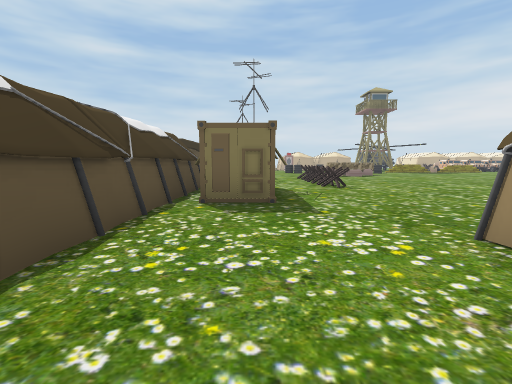
View 1 (above)

21 first-person views from a walk through a Unity game level. The camera is 1.3 m above the floor, tilts 6° down and sees 85° across. The floor is counted in squares, 2 m on a side. Each view is taken from the middle of a square. On the plan, view 1 faces up. The plan holds only what a view shows up to about 9 squares ahead; the rest is blank. The place goes on beyond the plan. The player is left out. Some animated figures are left out.

View 2
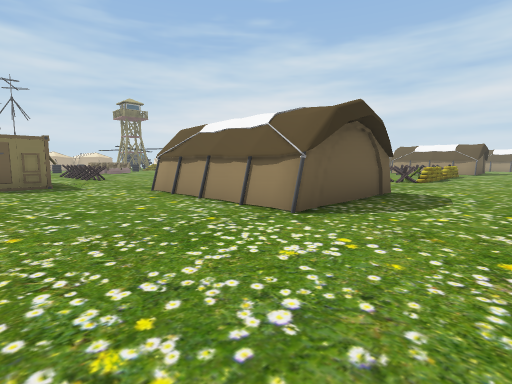

View 3
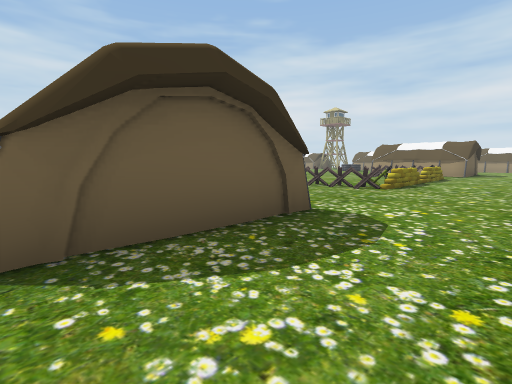

View 4
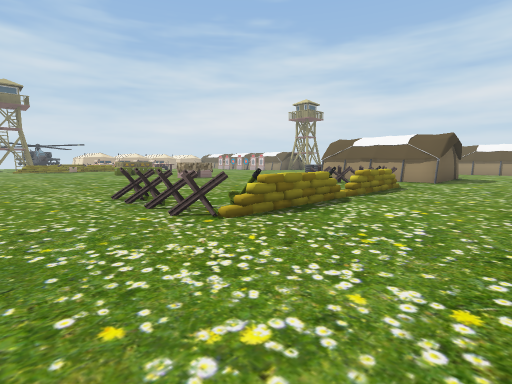

View 5
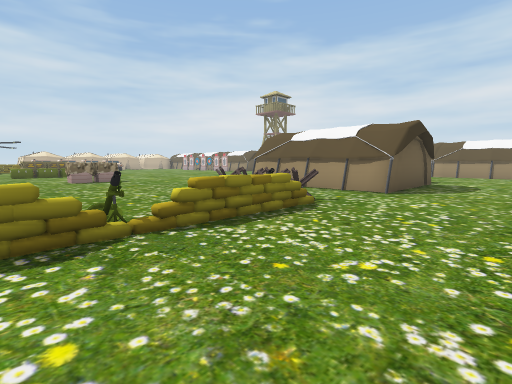

View 6
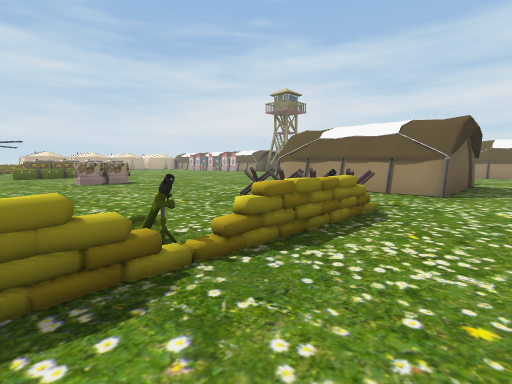

View 7
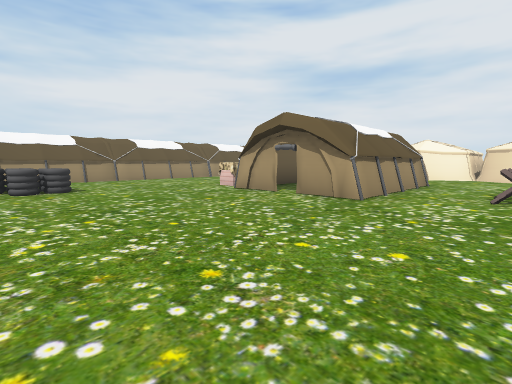

View 8
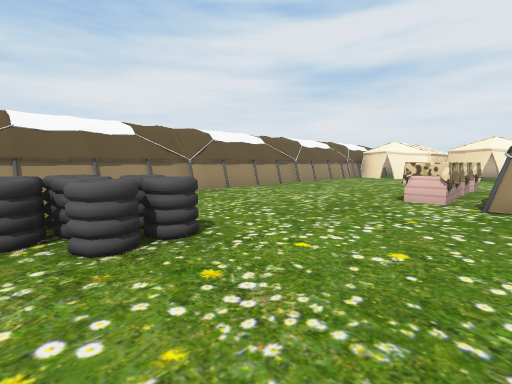

View 9
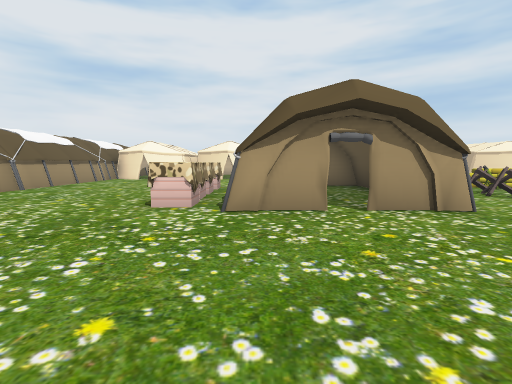

View 10
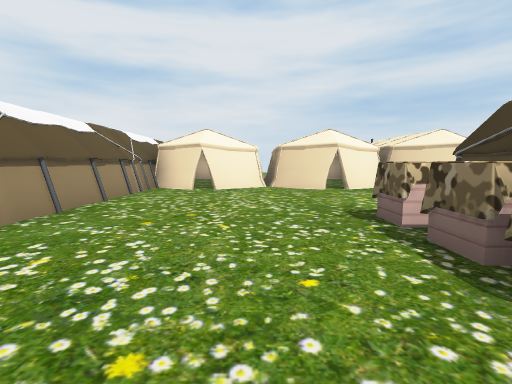

View 11
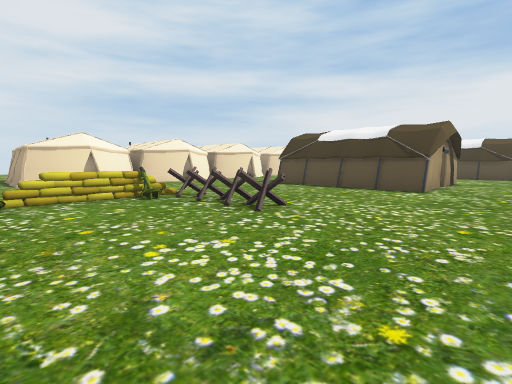

View 12
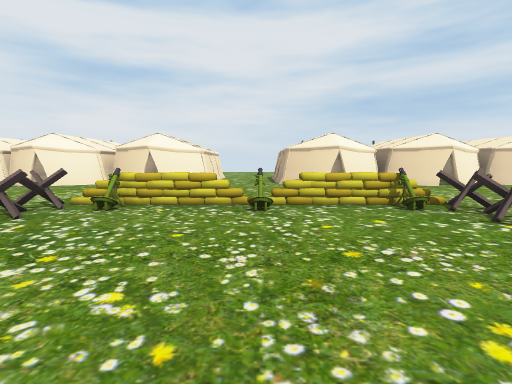

View 13
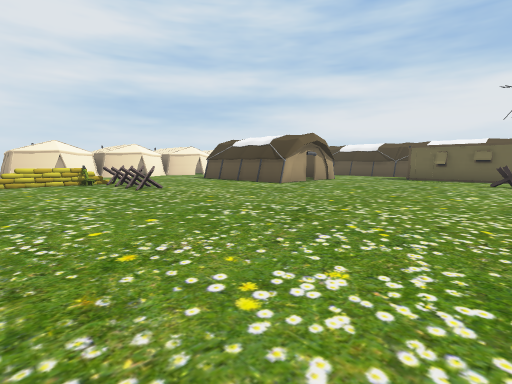

View 14
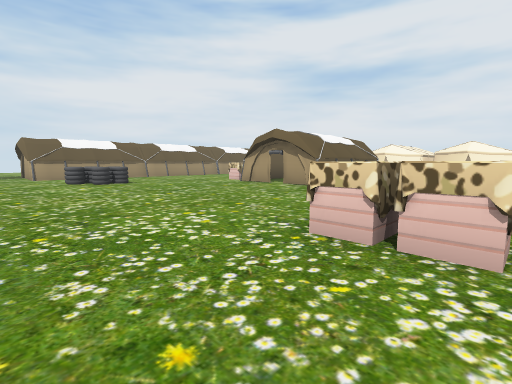

View 15
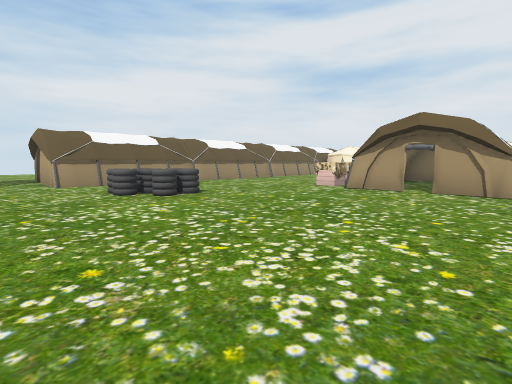

View 16
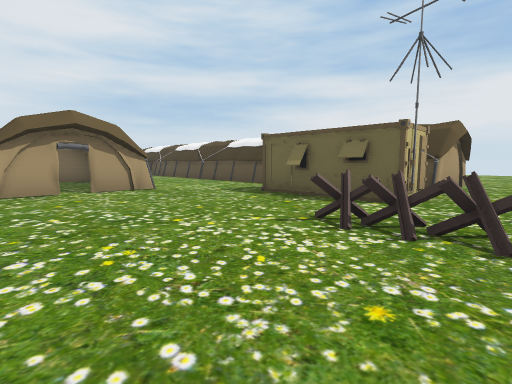

View 17
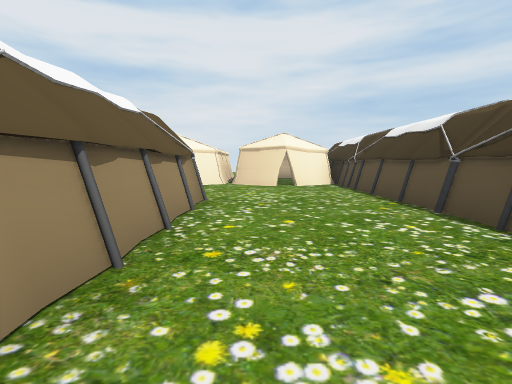

View 18
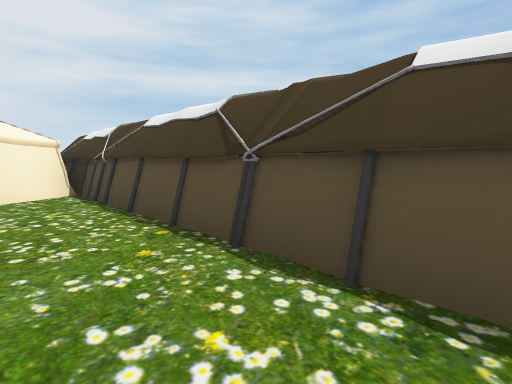

View 19
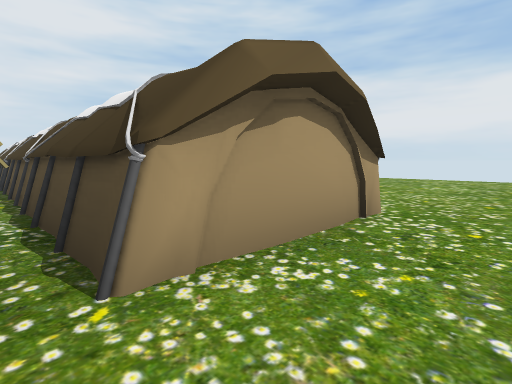

View 20
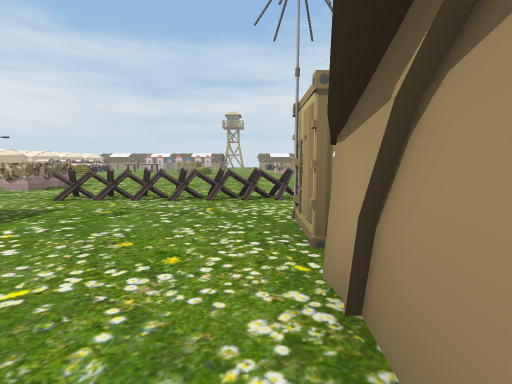

View 21
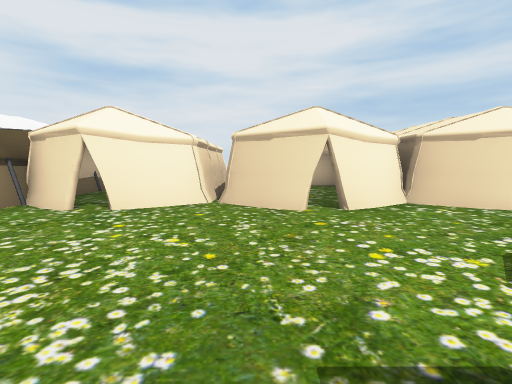

### Floor plan
Key: @ floor where view 1 was taken; # wall or solid block; x gap in a wall; . floor; O other object.
Columns run from 12 left of view 1 to 28 right of it. Each row starts with its distance up from view 1.
  9   ............O.....     ..............
  8 ..............O..........................
  7 .......####OO............OO........O..###
  6  ....     #OO.............O.......OO..#
  5           #OO.........................#
  4           #...........................#
  3           #...........................#
  2           #...##x#...........##x#O....#
  1           #...# .#...O.....O.# .#O....#
  0           #.@.#. #...O.....O.#..#O....#
 -1           #...#. #...OOOOOOO.#..#O....#
 -2           #...####.....O.....####.....#
 -3           #...........................#
 -4           #...........................#
 -5           #.##.##.##.##....#..##.##.###
 -6           ##############. ########### #
 -7           #            #              #
 -8                        #              #

Positions as (right, up) in squares from view 1, and headings:
1: (0, 0), facing up
2: (-1, -4), facing up-right
3: (2, -4), facing up-right
4: (7, -4), facing up-right
5: (11, -4), facing up-right
6: (11, -3), facing up-right
7: (15, 7), facing down-right
8: (20, 7), facing down-right
9: (20, 6), facing down
10: (23, 2), facing down
11: (12, 4), facing down-left
12: (12, 3), facing down
13: (12, 8), facing down-left
14: (13, 9), facing down-right
15: (17, 9), facing down-right
16: (5, 9), facing down-left
17: (1, 3), facing down
18: (0, 1), facing down-left
19: (-1, 9), facing down-left
20: (-3, 8), facing right
21: (22, -1), facing down
